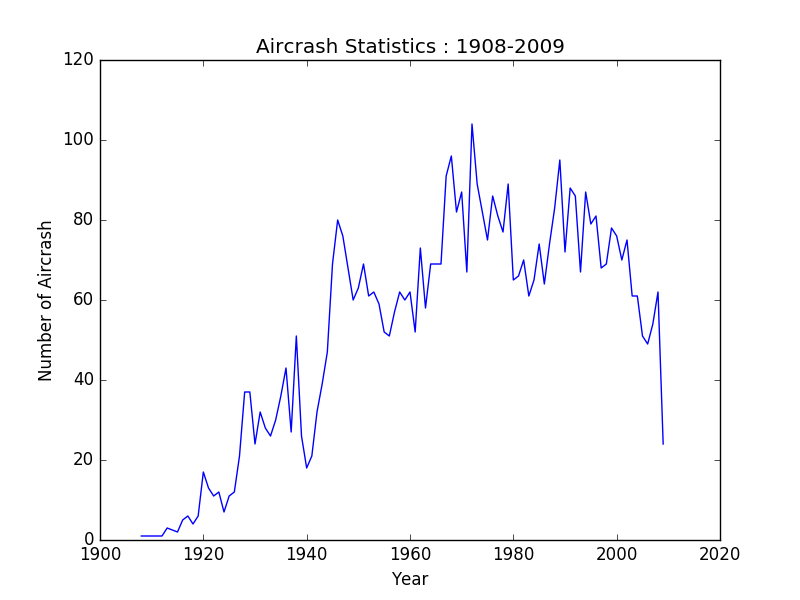

Source code (Python):
import sys
import pandas as pd
import matplotlib.pyplot as plt

def draw_linechart(filename):
    lines = pd.read_csv(filename)
    x = lines['year']
    y = lines['counts']

    plt.plot(x,y)
    plt.title('Aircrash Statistics : 1908-2009', color='black')
    plt.xlabel('Year')
    plt.ylabel('Number of Aircrash')
    plt.savefig('linechart.png')

if __name__ == '__main__':
    print 'Executing linechart'

    filename = sys.argv[1]
    draw_linechart(filename)